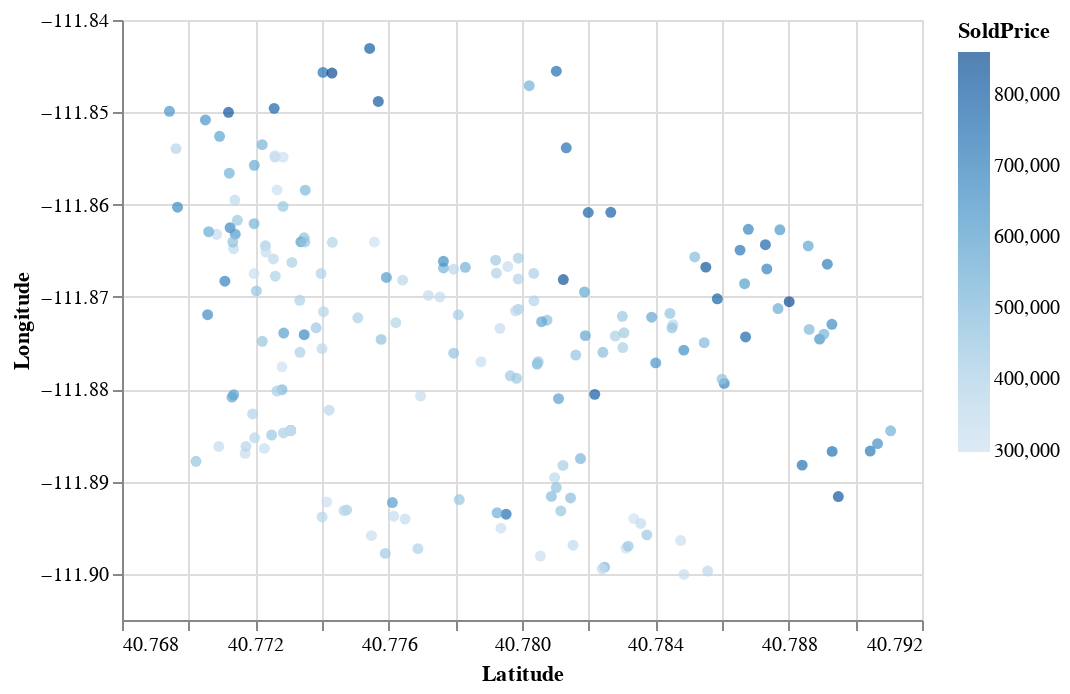

Notebook cell for this chart:
### Markdown cell above
### Task 4: Geospatial plot
Two of the variables are the latitude and longitude of each listing. Salt Lake City is on this nice east-west, north south grid, so even a simple plot of lat and long makes sense. Create a scatterplot of these two variables. Use color to indicate the price of the house. How does the price depend on the house location?

What can you say about the relation between the location and the house price?

### Code cell
# your code goes here.

# import the altair library
import altair as alt

# create a scatterplot using Longitude as y and Latitude as x and Sold Price as color
alt.Chart(data_final).mark_circle().encode(alt.X('Latitude', scale = alt.Scale(zero = False)),
  alt.Y('Longitude', scale = alt.Scale(zero = False))
,color='SoldPrice')

### Figure 1 — Vega-Lite specification as saved in the notebook (floating-point values rounded to 4 significant figures; data arrays with more than 128 entries replaced by an {"elided": "..."} marker saying what was removed)
{"config": {"view": {"continuousWidth": 400, "continuousHeight": 300}}, "data": {"name": "data-fdb21ff151ac271b70e7e86a8290370c"}, "mark": "circle", "encoding": {"color": {"field": "SoldPrice", "type": "quantitative"}, "x": {"field": "Latitude", "scale": {"zero": false}, "type": "quantitative"}, "y": {"field": "Longitude", "scale": {"zero": false}, "type": "quantitative"}}, "$schema": "https://vega.github.io/schema/vega-lite/v4.17.0.json", "datasets": {"data-fdb21ff151ac271b70e7e86a8290370c": {"elided": "185 records"}}}
